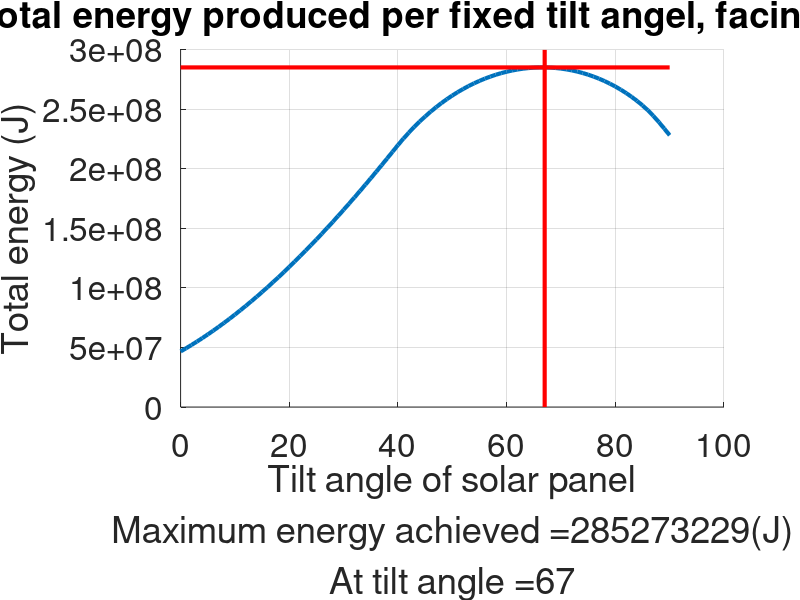
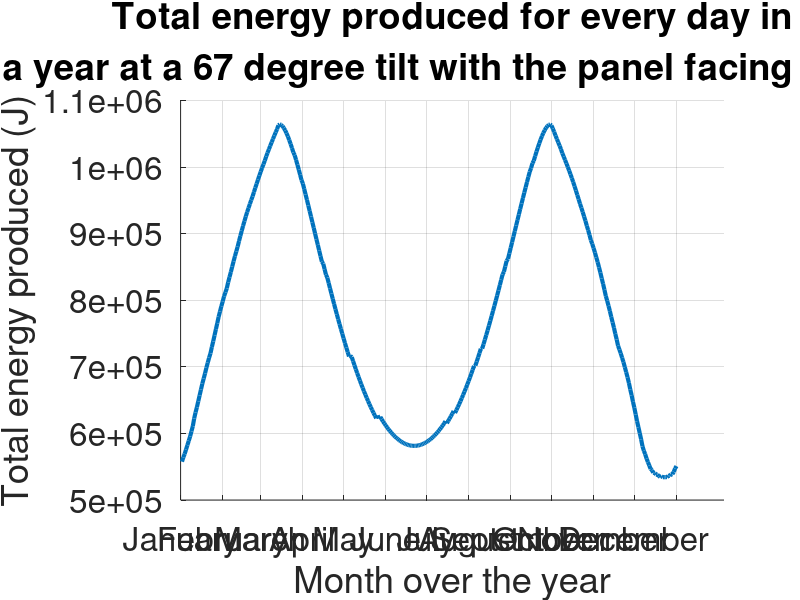
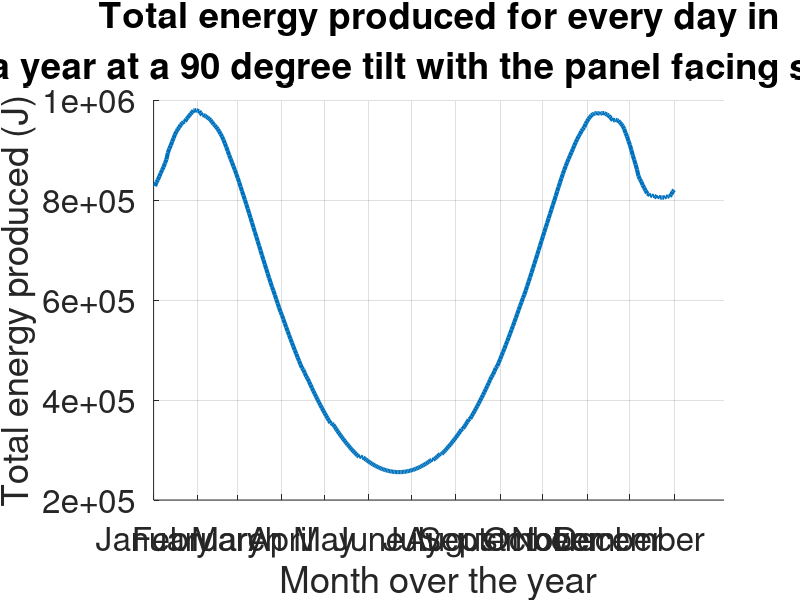
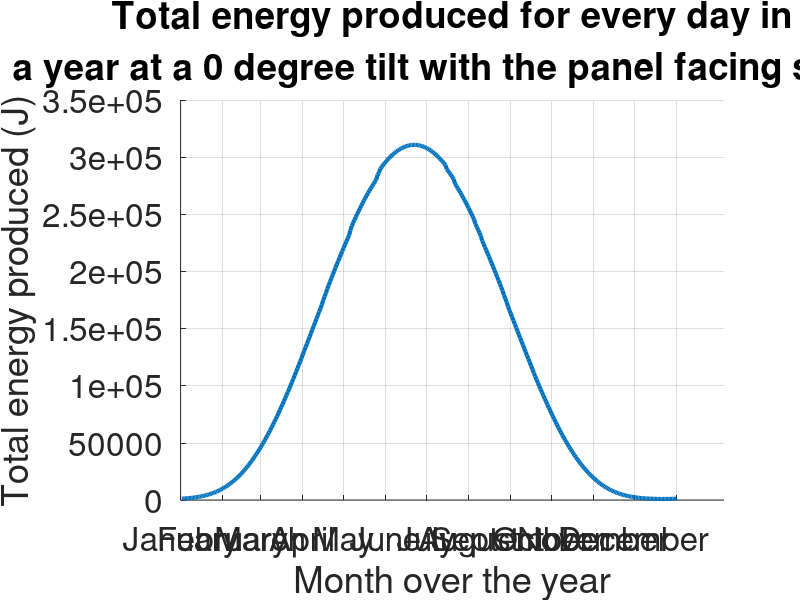

The MATLAB script that drew these images, in order:
clear all
close all
clc
warning off

folder = 'C:\Dropbox\Apps\ShareLaTeX\EPS Solar project\figures\Part_2_Product_design\numerical_simulation\';

%load data of facing south fixed tilt
load('Max_power_per_day_per_angle_facing_south')
Mpoweranglesouth = Maxpower;
load('Total_daily_energy_per_day_per_angle_facing_south');
Tenergyanglesouth = Totaldailyenergy;

%load data of rot tracking fixed tilt
load('Max_power_per_day_per_angle_rotational_tracking')
Mpoweranglerotation = Maxpower;
load('Total_daily_energy_per_day_per_angle_rotational_tracking')
Tenergyanglerotation = Totaldailyenergy;

%load data of rot tracking tilt tracking
load('Max_power_per_day_rotational_tracking_tilt_tracking')
Mpowerrotationtilt = maxpower;
load('Total_daily_energy_per_day_rotational_tracking_tilt_tracking')
Tenergyrotationtilt = totaldailyenergy;

%setup plots
angles = 0:90;
Tenergyyearlyanglesouth = [];

for i = 1:91
    Tenergyyearlyanglesouth(i) = sum(Tenergyanglesouth{i});
end
maxangle = find(Tenergyyearlyanglesouth == max(Tenergyyearlyanglesouth))-1;

%plot the total energy produced for fixed tilt facing south, 
figure('units','normalized','outerposition',[0 0 1 1])
grid on
hold on
plot(angles,Tenergyyearlyanglesouth,'LineWidth',3)
Ylim = get(gca,'ylim');
line([0,90],[Tenergyyearlyanglesouth(maxangle+1),Tenergyyearlyanglesouth(maxangle+1)],'Color','r','LineWidth',3)
line([maxangle,maxangle],[Ylim(1),Ylim(2)],'Color','r','LineWidth',3)
xlabel({'Tilt angle of solar panel';
    strcat('Maximum energy achieved = ',num2str(round(max(Tenergyyearlyanglesouth))),'(J)')
    strcat('At tilt angle = ',num2str(maxangle))})
ylabel('Total energy (J)')
title('Total energy produced per fixed tilt angel, facing south') 
set(gca,'FontSize',24)
saveas(gca, strcat(folder,'Tenergyanglesouth'),'png')

%plot the total energy produced of every day across a whole year with this
%angle
days = 1:365;
figure('units','normalized','outerposition',[0 0 1 1])
grid on
hold on
plot(days,Tenergyanglesouth{maxangle},'LineWidth',3)
xlabel('Month over the year')
ylabel('Total energy produced (J)')
xticks([0,31,59,90,120,151,181,212,243,273,304,334,365]);
xtickangle(45)
xticklabels({'January','February','March','April','May','June','July','August','September','October','November','December'})
title({'Total energy produced for every day in';
    'a year at a 67 degree tilt with the panel facing south'}) 
set(gca,'FontSize',24)
saveas(gca, strcat(folder,'Tenergyangle67south'),'png')

%Doing the same thing for 0 degrees
figure('units','normalized','outerposition',[0 0 1 1])
grid on
hold on
plot(days,Tenergyanglesouth{91},'LineWidth',3)
xlabel('Month over the year')
ylabel('Total energy produced (J)')
xticks([0,31,59,90,120,151,181,212,243,273,304,334,365]);
xtickangle(45)
xticklabels({'January','February','March','April','May','June','July','August','September','October','November','December'})
title({'Total energy produced for every day in';
    'a year at a 90 degree tilt with the panel facing south'}) 
set(gca,'FontSize',24)
saveas(gca, strcat(folder,'Tenergyangle90south'),'png')

%And the same for 0 degrees tilt
figure('units','normalized','outerposition',[0 0 1 1])
grid on
hold on
plot(days,Tenergyanglesouth{1},'LineWidth',3)
xlabel('Month over the year')
ylabel('Total energy produced (J)')
xticks([0,31,59,90,120,151,181,212,243,273,304,334,365]);
xtickangle(45)
xticklabels({'January','February','March','April','May','June','July','August','September','October','November','December'})
title({'Total energy produced for every day in';
    'a year at a 0 degree tilt with the panel facing south'}) 
set(gca,'FontSize',24)
saveas(gca, strcat(folder,'Tenergyangle0south'),'png')
%%
Tenergyyearlyanglerotation = [];
for i = 1:91
    Tenergyyearlyanglerotation(i) = sum(Tenergyanglerotation{i});
end
maxangle = find(Tenergyyearlyanglerotation == max(Tenergyyearlyanglerotation))-1;
%plot the total energy produced for fixed tilt facing south, 
figure('units','normalized','outerposition',[0 0 1 1])
grid on
hold on
plot(angles,Tenergyyearlyanglerotation,'LineWidth',3)
Ylim = get(gca,'ylim');
line([0,90],[Tenergyyearlyanglerotation(maxangle+1),Tenergyyearlyanglerotation(maxangle+1)],'Color','r','LineWidth',3)
line([maxangle,maxangle],[Ylim(1),Ylim(2)],'Color','r','LineWidth',3)
xlabel({'Tilt angle of solar panel';
    strcat('Maximum energy achieved = ',num2str(round(max(Tenergyyearlyanglerotation))),'(J)')
    strcat('At tilt angle = ',num2str(maxangle))})
ylabel('Total energy (J)')
title('Total energy produced per fixed tilt angel, rotating with the sun') 
set(gca,'FontSize',24)
saveas(gca, strcat(folder,'Tenergyanglerotation'),'png')

%plot the total energy produced of every day across a whole year with this
%angle
days = 1:365;
figure('units','normalized','outerposition',[0 0 1 1])
grid on
hold on
plot(days,Tenergyanglerotation{maxangle},'LineWidth',3)
xlabel('Month over the year')
ylabel('Total energy produced (J)')
xticks([0,31,59,90,120,151,181,212,243,273,304,334,365]);
xtickangle(45)
xticklabels({'January','February','March','April','May','June','July','August','September','October','November','December'})
title({'Total energy produced for every day in';
    'a year at a 73 degree tilt with the panel rotating with the sun'}) 
set(gca,'FontSize',24)
saveas(gca, strcat(folder,'Tenergyangle73rotation'),'png')

%Doing the same thing for 0 degrees
figure('units','normalized','outerposition',[0 0 1 1])
grid on
hold on
plot(days,Tenergyanglerotation{91},'LineWidth',3)
xlabel('Month over the year')
ylabel('Total energy produced (J)')
xticks([0,31,59,90,120,151,181,212,243,273,304,334,365]);
xtickangle(45)
xticklabels({'January','February','March','April','May','June','July','August','September','October','November','December'})
title({'Total energy produced for every day in';
    'a year at a 90 degree tilt with the panel rotating with the sun'}) 
set(gca,'FontSize',24)
saveas(gca, strcat(folder,'Tenergyangle90rotation'),'png')

%And the same for 0 degrees tilt
figure('units','normalized','outerposition',[0 0 1 1])
grid on
hold on
plot(days,Tenergyanglerotation{1},'LineWidth',3)
xlabel('Month over the year')
ylabel('Total energy produced (J)')
xticks([0,31,59,90,120,151,181,212,243,273,304,334,365]);
xtickangle(45)
xticklabels({'January','February','March','April','May','June','July','August','September','October','November','December'})
title({'Total energy produced for every day in';
    'a year at a 0 degree tilt with the panel rotating with the sun'}) 
set(gca,'FontSize',24)
saveas(gca, strcat(folder,'Tenergyangle0rotation'),'png')
%%
